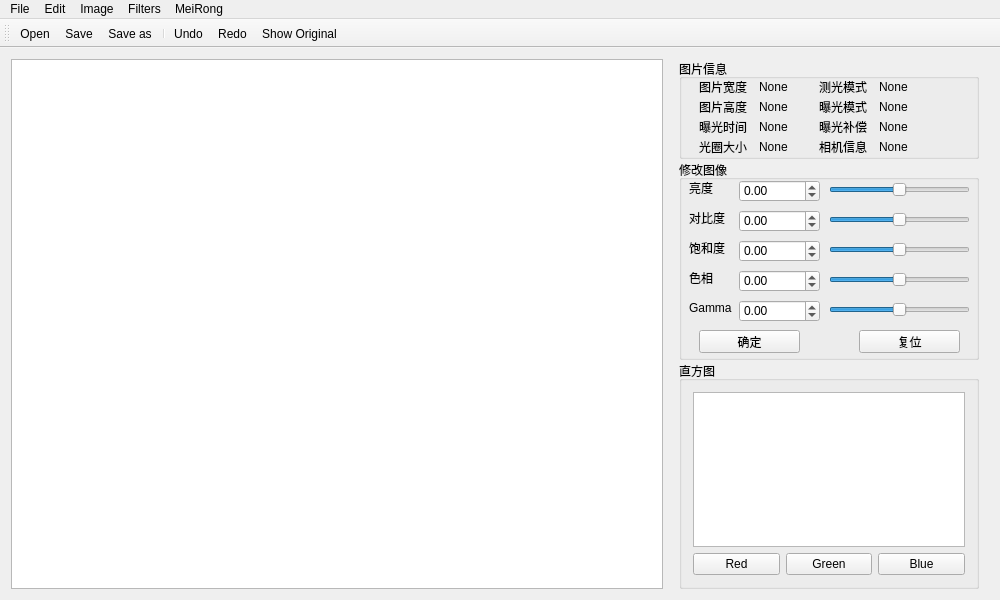
<?xml version="1.0" encoding="UTF-8"?>
<ui version="4.0">
 <class>MainWindow</class>
 <widget class="QMainWindow" name="MainWindow">
  <property name="geometry">
   <rect>
    <x>0</x>
    <y>0</y>
    <width>1000</width>
    <height>600</height>
   </rect>
  </property>
  <property name="minimumSize">
   <size>
    <width>1000</width>
    <height>600</height>
   </size>
  </property>
  <property name="contextMenuPolicy">
   <enum>Qt::ActionsContextMenu</enum>
  </property>
  <property name="windowTitle">
   <string>丑图秀秀 - Xiuxiu</string>
  </property>
  <property name="windowIcon">
   <iconset>
    <normalon>:/resource/png/mainwindow_title.png</normalon>
   </iconset>
  </property>
  <property name="autoFillBackground">
   <bool>true</bool>
  </property>
  <property name="styleSheet">
   <string notr="true"/>
  </property>
  <widget class="QWidget" name="centralWidget">
   <layout class="QHBoxLayout" name="horizontalLayout">
    <item>
     <widget class="xQGraphicsView" name="graphicsView">
      <property name="minimumSize">
       <size>
        <width>532</width>
        <height>503</height>
       </size>
      </property>
      <property name="styleSheet">
       <string notr="true"/>
      </property>
     </widget>
    </item>
    <item>
     <layout class="QVBoxLayout" name="verticalLayout">
      <property name="spacing">
       <number>1</number>
      </property>
      <property name="leftMargin">
       <number>10</number>
      </property>
      <property name="topMargin">
       <number>0</number>
      </property>
      <property name="rightMargin">
       <number>10</number>
      </property>
      <property name="bottomMargin">
       <number>0</number>
      </property>
      <item>
       <widget class="QGroupBox" name="groupBox_2">
        <property name="sizePolicy">
         <sizepolicy hsizetype="Fixed" vsizetype="Fixed">
          <horstretch>10</horstretch>
          <verstretch>20</verstretch>
         </sizepolicy>
        </property>
        <property name="minimumSize">
         <size>
          <width>300</width>
          <height>100</height>
         </size>
        </property>
        <property name="styleSheet">
         <string notr="true"/>
        </property>
        <property name="title">
         <string>图片信息</string>
        </property>
        <widget class="QLabel" name="label">
         <property name="geometry">
          <rect>
           <x>20</x>
           <y>60</y>
           <width>59</width>
           <height>16</height>
          </rect>
         </property>
         <property name="text">
          <string>曝光时间</string>
         </property>
        </widget>
        <widget class="QLabel" name="label_2">
         <property name="geometry">
          <rect>
           <x>20</x>
           <y>80</y>
           <width>59</width>
           <height>16</height>
          </rect>
         </property>
         <property name="text">
          <string>光圈大小</string>
         </property>
        </widget>
        <widget class="QLabel" name="label_3">
         <property name="geometry">
          <rect>
           <x>20</x>
           <y>40</y>
           <width>59</width>
           <height>16</height>
          </rect>
         </property>
         <property name="text">
          <string>图片高度</string>
         </property>
        </widget>
        <widget class="QLabel" name="label_4">
         <property name="geometry">
          <rect>
           <x>20</x>
           <y>20</y>
           <width>59</width>
           <height>16</height>
          </rect>
         </property>
         <property name="text">
          <string>图片宽度</string>
         </property>
        </widget>
        <widget class="QLabel" name="l1_1">
         <property name="geometry">
          <rect>
           <x>80</x>
           <y>20</y>
           <width>59</width>
           <height>16</height>
          </rect>
         </property>
         <property name="text">
          <string>None</string>
         </property>
        </widget>
        <widget class="QLabel" name="l1_2">
         <property name="geometry">
          <rect>
           <x>80</x>
           <y>40</y>
           <width>59</width>
           <height>16</height>
          </rect>
         </property>
         <property name="text">
          <string>None</string>
         </property>
        </widget>
        <widget class="QLabel" name="l1_3">
         <property name="geometry">
          <rect>
           <x>80</x>
           <y>60</y>
           <width>59</width>
           <height>16</height>
          </rect>
         </property>
         <property name="text">
          <string>None</string>
         </property>
        </widget>
        <widget class="QLabel" name="l1_4">
         <property name="geometry">
          <rect>
           <x>80</x>
           <y>80</y>
           <width>59</width>
           <height>16</height>
          </rect>
         </property>
         <property name="text">
          <string>None</string>
         </property>
        </widget>
        <widget class="QLabel" name="label_5">
         <property name="geometry">
          <rect>
           <x>140</x>
           <y>20</y>
           <width>59</width>
           <height>16</height>
          </rect>
         </property>
         <property name="text">
          <string>测光模式</string>
         </property>
        </widget>
        <widget class="QLabel" name="label_6">
         <property name="geometry">
          <rect>
           <x>140</x>
           <y>40</y>
           <width>59</width>
           <height>16</height>
          </rect>
         </property>
         <property name="text">
          <string>曝光模式</string>
         </property>
        </widget>
        <widget class="QLabel" name="label_7">
         <property name="geometry">
          <rect>
           <x>140</x>
           <y>60</y>
           <width>59</width>
           <height>16</height>
          </rect>
         </property>
         <property name="text">
          <string>曝光补偿</string>
         </property>
        </widget>
        <widget class="QLabel" name="label_8">
         <property name="geometry">
          <rect>
           <x>140</x>
           <y>80</y>
           <width>59</width>
           <height>16</height>
          </rect>
         </property>
         <property name="text">
          <string>相机信息</string>
         </property>
        </widget>
        <widget class="QLabel" name="l1_5">
         <property name="geometry">
          <rect>
           <x>200</x>
           <y>20</y>
           <width>91</width>
           <height>16</height>
          </rect>
         </property>
         <property name="text">
          <string>None</string>
         </property>
        </widget>
        <widget class="QLabel" name="l1_6">
         <property name="geometry">
          <rect>
           <x>200</x>
           <y>40</y>
           <width>59</width>
           <height>16</height>
          </rect>
         </property>
         <property name="text">
          <string>None</string>
         </property>
        </widget>
        <widget class="QLabel" name="l1_7">
         <property name="geometry">
          <rect>
           <x>200</x>
           <y>60</y>
           <width>59</width>
           <height>16</height>
          </rect>
         </property>
         <property name="text">
          <string>None</string>
         </property>
        </widget>
        <widget class="QLabel" name="l1_8">
         <property name="geometry">
          <rect>
           <x>200</x>
           <y>80</y>
           <width>91</width>
           <height>16</height>
          </rect>
         </property>
         <property name="text">
          <string>None</string>
         </property>
        </widget>
       </widget>
      </item>
      <item>
       <widget class="QGroupBox" name="groupBox_3">
        <property name="sizePolicy">
         <sizepolicy hsizetype="Fixed" vsizetype="Fixed">
          <horstretch>0</horstretch>
          <verstretch>0</verstretch>
         </sizepolicy>
        </property>
        <property name="minimumSize">
         <size>
          <width>300</width>
          <height>200</height>
         </size>
        </property>
        <property name="title">
         <string>修改图像</string>
        </property>
        <widget class="QSlider" name="hsBright">
         <property name="geometry">
          <rect>
           <x>150</x>
           <y>20</y>
           <width>141</width>
           <height>20</height>
          </rect>
         </property>
         <property name="minimum">
          <number>1</number>
         </property>
         <property name="maximum">
          <number>99</number>
         </property>
         <property name="value">
          <number>50</number>
         </property>
         <property name="sliderPosition">
          <number>50</number>
         </property>
         <property name="orientation">
          <enum>Qt::Horizontal</enum>
         </property>
        </widget>
        <widget class="QSlider" name="hsContrast">
         <property name="geometry">
          <rect>
           <x>150</x>
           <y>50</y>
           <width>141</width>
           <height>20</height>
          </rect>
         </property>
         <property name="minimum">
          <number>1</number>
         </property>
         <property name="maximum">
          <number>99</number>
         </property>
         <property name="value">
          <number>50</number>
         </property>
         <property name="orientation">
          <enum>Qt::Horizontal</enum>
         </property>
        </widget>
        <widget class="QSlider" name="hsSat">
         <property name="geometry">
          <rect>
           <x>150</x>
           <y>80</y>
           <width>141</width>
           <height>20</height>
          </rect>
         </property>
         <property name="minimum">
          <number>1</number>
         </property>
         <property name="maximum">
          <number>99</number>
         </property>
         <property name="value">
          <number>50</number>
         </property>
         <property name="orientation">
          <enum>Qt::Horizontal</enum>
         </property>
        </widget>
        <widget class="QSlider" name="hsHue">
         <property name="geometry">
          <rect>
           <x>150</x>
           <y>110</y>
           <width>141</width>
           <height>20</height>
          </rect>
         </property>
         <property name="minimum">
          <number>1</number>
         </property>
         <property name="maximum">
          <number>99</number>
         </property>
         <property name="value">
          <number>50</number>
         </property>
         <property name="orientation">
          <enum>Qt::Horizontal</enum>
         </property>
        </widget>
        <widget class="QSlider" name="hsGamma">
         <property name="geometry">
          <rect>
           <x>150</x>
           <y>140</y>
           <width>141</width>
           <height>20</height>
          </rect>
         </property>
         <property name="minimum">
          <number>1</number>
         </property>
         <property name="maximum">
          <number>99</number>
         </property>
         <property name="value">
          <number>50</number>
         </property>
         <property name="orientation">
          <enum>Qt::Horizontal</enum>
         </property>
        </widget>
        <widget class="QPushButton" name="pushButton">
         <property name="geometry">
          <rect>
           <x>20</x>
           <y>170</y>
           <width>101</width>
           <height>23</height>
          </rect>
         </property>
         <property name="text">
          <string>确定</string>
         </property>
        </widget>
        <widget class="QPushButton" name="pushButton_2">
         <property name="geometry">
          <rect>
           <x>180</x>
           <y>170</y>
           <width>101</width>
           <height>23</height>
          </rect>
         </property>
         <property name="text">
          <string>复位</string>
         </property>
        </widget>
        <widget class="QDoubleSpinBox" name="dsbBright">
         <property name="geometry">
          <rect>
           <x>60</x>
           <y>20</y>
           <width>81</width>
           <height>22</height>
          </rect>
         </property>
         <property name="minimum">
          <double>-0.990000000000000</double>
         </property>
         <property name="maximum">
          <double>0.990000000000000</double>
         </property>
         <property name="singleStep">
          <double>0.100000000000000</double>
         </property>
        </widget>
        <widget class="QDoubleSpinBox" name="dsbContrast">
         <property name="geometry">
          <rect>
           <x>60</x>
           <y>50</y>
           <width>81</width>
           <height>22</height>
          </rect>
         </property>
         <property name="minimum">
          <double>-0.990000000000000</double>
         </property>
         <property name="maximum">
          <double>0.990000000000000</double>
         </property>
         <property name="singleStep">
          <double>0.100000000000000</double>
         </property>
        </widget>
        <widget class="QDoubleSpinBox" name="dsbSat">
         <property name="geometry">
          <rect>
           <x>60</x>
           <y>80</y>
           <width>81</width>
           <height>22</height>
          </rect>
         </property>
         <property name="minimum">
          <double>-0.990000000000000</double>
         </property>
         <property name="maximum">
          <double>0.990000000000000</double>
         </property>
         <property name="singleStep">
          <double>0.100000000000000</double>
         </property>
        </widget>
        <widget class="QDoubleSpinBox" name="dsbHue">
         <property name="geometry">
          <rect>
           <x>60</x>
           <y>110</y>
           <width>81</width>
           <height>22</height>
          </rect>
         </property>
         <property name="minimum">
          <double>-0.990000000000000</double>
         </property>
         <property name="maximum">
          <double>0.990000000000000</double>
         </property>
         <property name="singleStep">
          <double>0.100000000000000</double>
         </property>
        </widget>
        <widget class="QDoubleSpinBox" name="dsbGamma">
         <property name="geometry">
          <rect>
           <x>60</x>
           <y>140</y>
           <width>81</width>
           <height>22</height>
          </rect>
         </property>
         <property name="minimum">
          <double>-0.990000000000000</double>
         </property>
         <property name="maximum">
          <double>0.990000000000000</double>
         </property>
         <property name="singleStep">
          <double>0.100000000000000</double>
         </property>
        </widget>
        <widget class="QLabel" name="label_9">
         <property name="geometry">
          <rect>
           <x>10</x>
           <y>20</y>
           <width>31</width>
           <height>16</height>
          </rect>
         </property>
         <property name="text">
          <string>亮度</string>
         </property>
        </widget>
        <widget class="QLabel" name="label_10">
         <property name="geometry">
          <rect>
           <x>10</x>
           <y>50</y>
           <width>41</width>
           <height>16</height>
          </rect>
         </property>
         <property name="text">
          <string>对比度</string>
         </property>
        </widget>
        <widget class="QLabel" name="label_11">
         <property name="geometry">
          <rect>
           <x>10</x>
           <y>80</y>
           <width>41</width>
           <height>16</height>
          </rect>
         </property>
         <property name="text">
          <string>饱和度</string>
         </property>
        </widget>
        <widget class="QLabel" name="label_12">
         <property name="geometry">
          <rect>
           <x>10</x>
           <y>110</y>
           <width>41</width>
           <height>16</height>
          </rect>
         </property>
         <property name="text">
          <string>色相</string>
         </property>
        </widget>
        <widget class="QLabel" name="label_13">
         <property name="geometry">
          <rect>
           <x>10</x>
           <y>140</y>
           <width>51</width>
           <height>16</height>
          </rect>
         </property>
         <property name="text">
          <string>Gamma</string>
         </property>
        </widget>
       </widget>
      </item>
      <item>
       <widget class="QGroupBox" name="groupBox">
        <property name="sizePolicy">
         <sizepolicy hsizetype="Fixed" vsizetype="Minimum">
          <horstretch>0</horstretch>
          <verstretch>0</verstretch>
         </sizepolicy>
        </property>
        <property name="minimumSize">
         <size>
          <width>300</width>
          <height>200</height>
         </size>
        </property>
        <property name="title">
         <string>直方图</string>
        </property>
        <layout class="QVBoxLayout" name="verticalLayout_2">
         <item>
          <widget class="QGraphicsView" name="hist">
           <property name="styleSheet">
            <string notr="true"/>
           </property>
          </widget>
         </item>
         <item>
          <layout class="QHBoxLayout" name="horizontalLayout_2">
           <item>
            <widget class="QPushButton" name="showred">
             <property name="text">
              <string>Red</string>
             </property>
            </widget>
           </item>
           <item>
            <widget class="QPushButton" name="showgreen">
             <property name="text">
              <string>Green</string>
             </property>
            </widget>
           </item>
           <item>
            <widget class="QPushButton" name="showblue">
             <property name="text">
              <string>Blue</string>
             </property>
            </widget>
           </item>
          </layout>
         </item>
        </layout>
       </widget>
      </item>
     </layout>
    </item>
   </layout>
  </widget>
  <widget class="QMenuBar" name="menuBar">
   <property name="geometry">
    <rect>
     <x>0</x>
     <y>0</y>
     <width>1000</width>
     <height>22</height>
    </rect>
   </property>
   <widget class="QMenu" name="menuFile">
    <property name="geometry">
     <rect>
      <x>347</x>
      <y>55</y>
      <width>154</width>
      <height>149</height>
     </rect>
    </property>
    <property name="mouseTracking">
     <bool>true</bool>
    </property>
    <property name="acceptDrops">
     <bool>false</bool>
    </property>
    <property name="autoFillBackground">
     <bool>true</bool>
    </property>
    <property name="title">
     <string>File</string>
    </property>
    <addaction name="open"/>
    <addaction name="save"/>
    <addaction name="save_as"/>
    <addaction name="separator"/>
    <addaction name="separator"/>
    <addaction name="quit"/>
   </widget>
   <widget class="QMenu" name="menuEdit">
    <property name="title">
     <string>Edit</string>
    </property>
    <addaction name="undo"/>
    <addaction name="redo"/>
    <addaction name="origin"/>
   </widget>
   <widget class="QMenu" name="menuFilters">
    <property name="title">
     <string>Filters</string>
    </property>
    <addaction name="pencil"/>
    <addaction name="crystal"/>
    <addaction name="ancient"/>
    <addaction name="gauss"/>
    <addaction name="edge"/>
    <addaction name="actionComics"/>
   </widget>
   <widget class="QMenu" name="menuMeiRong">
    <property name="title">
     <string>MeiRong</string>
    </property>
    <addaction name="facelift"/>
    <addaction name="whiten"/>
   </widget>
   <widget class="QMenu" name="menuImage">
    <property name="title">
     <string>Image</string>
    </property>
    <addaction name="fanzhuan"/>
    <addaction name="horizontalflip"/>
    <addaction name="xuanzhuan"/>
    <addaction name="counterclockwise"/>
    <addaction name="gray"/>
   </widget>
   <addaction name="menuFile"/>
   <addaction name="menuEdit"/>
   <addaction name="menuImage"/>
   <addaction name="menuFilters"/>
   <addaction name="menuMeiRong"/>
  </widget>
  <widget class="QToolBar" name="mainToolBar">
   <property name="autoFillBackground">
    <bool>false</bool>
   </property>
   <property name="styleSheet">
    <string notr="true"/>
   </property>
   <attribute name="toolBarArea">
    <enum>TopToolBarArea</enum>
   </attribute>
   <attribute name="toolBarBreak">
    <bool>false</bool>
   </attribute>
   <addaction name="open"/>
   <addaction name="save"/>
   <addaction name="save_as"/>
   <addaction name="separator"/>
   <addaction name="undo"/>
   <addaction name="redo"/>
   <addaction name="origin"/>
  </widget>
  <action name="open">
   <property name="icon">
    <iconset resource="resources.qrc">
     <normaloff>:/resource/png/open.png</normaloff>
     <normalon>:/resource/png/open.png</normalon>:/resource/png/open.png</iconset>
   </property>
   <property name="text">
    <string>Open</string>
   </property>
   <property name="toolTip">
    <string>Open an existing file</string>
   </property>
   <property name="shortcut">
    <string>Ctrl+O</string>
   </property>
  </action>
  <action name="save">
   <property name="icon">
    <iconset resource="resources.qrc">
     <normaloff>:/resource/png/save.png</normaloff>
     <normalon>:/resource/png/save.png</normalon>:/resource/png/save.png</iconset>
   </property>
   <property name="text">
    <string>Save</string>
   </property>
   <property name="toolTip">
    <string>Save into the original file</string>
   </property>
   <property name="shortcut">
    <string>Ctrl+S</string>
   </property>
  </action>
  <action name="close">
   <property name="icon">
    <iconset resource="resources.qrc">
     <normaloff>:/resource/png/close.png</normaloff>
     <normalon>:/resource/png/close.png</normalon>:/resource/png/close.png</iconset>
   </property>
   <property name="text">
    <string>Close</string>
   </property>
   <property name="toolTip">
    <string>Close the present file</string>
   </property>
   <property name="shortcut">
    <string>Ctrl+W</string>
   </property>
  </action>
  <action name="save_as">
   <property name="icon">
    <iconset resource="resources.qrc">
     <normaloff>:/resource/png/save_as.png</normaloff>:/resource/png/save_as.png</iconset>
   </property>
   <property name="text">
    <string>Save as</string>
   </property>
   <property name="toolTip">
    <string>Save as another file</string>
   </property>
   <property name="shortcut">
    <string>Ctrl+Shift+S</string>
   </property>
  </action>
  <action name="quit">
   <property name="text">
    <string>Quit</string>
   </property>
   <property name="toolTip">
    <string>Quit the program</string>
   </property>
  </action>
  <action name="facelift">
   <property name="text">
    <string>Face Lift</string>
   </property>
   <property name="toolTip">
    <string>Face Lift</string>
   </property>
  </action>
  <action name="whiten">
   <property name="text">
    <string>Whitening</string>
   </property>
   <property name="toolTip">
    <string>Whitening</string>
   </property>
  </action>
  <action name="pencil">
   <property name="text">
    <string>Pencil</string>
   </property>
   <property name="toolTip">
    <string>Pencilize</string>
   </property>
  </action>
  <action name="crystal">
   <property name="text">
    <string>Crystal Filter</string>
   </property>
   <property name="toolTip">
    <string>Crystalize</string>
   </property>
  </action>
  <action name="ancient">
   <property name="text">
    <string>Ancient</string>
   </property>
   <property name="toolTip">
    <string>Make you like Marks</string>
   </property>
  </action>
  <action name="gray">
   <property name="text">
    <string>Gray</string>
   </property>
   <property name="toolTip">
    <string>Gray</string>
   </property>
  </action>
  <action name="undo">
   <property name="icon">
    <iconset resource="resources.qrc">
     <normaloff>:/resource/png/undo.png</normaloff>:/resource/png/undo.png</iconset>
   </property>
   <property name="text">
    <string>Undo</string>
   </property>
   <property name="toolTip">
    <string>Undo the last operation</string>
   </property>
   <property name="shortcut">
    <string>Ctrl+Z</string>
   </property>
  </action>
  <action name="gauss">
   <property name="text">
    <string>Gauss</string>
   </property>
   <property name="toolTip">
    <string>Gauss</string>
   </property>
  </action>
  <action name="fanzhuan">
   <property name="text">
    <string>Verticle Flip</string>
   </property>
  </action>
  <action name="xuanzhuan">
   <property name="text">
    <string>Clockwise Turning</string>
   </property>
  </action>
  <action name="horizontalflip">
   <property name="text">
    <string>Horizontal Flip</string>
   </property>
  </action>
  <action name="counterclockwise">
   <property name="text">
    <string>Counterclockwise Turning</string>
   </property>
  </action>
  <action name="origin">
   <property name="icon">
    <iconset resource="resources.qrc">
     <normaloff>:/resource/png/showoriginal.png</normaloff>:/resource/png/showoriginal.png</iconset>
   </property>
   <property name="text">
    <string>Show Original</string>
   </property>
  </action>
  <action name="edge">
   <property name="text">
    <string>Edge</string>
   </property>
  </action>
  <action name="redo">
   <property name="icon">
    <iconset resource="resources.qrc">
     <normaloff>:/resource/png/redo.png</normaloff>:/resource/png/redo.png</iconset>
   </property>
   <property name="text">
    <string>Redo</string>
   </property>
   <property name="shortcut">
    <string>Ctrl+Y</string>
   </property>
  </action>
  <action name="ll">
   <property name="text">
    <string>ll</string>
   </property>
  </action>
  <action name="actionComics">
   <property name="text">
    <string>Comics</string>
   </property>
  </action>
 </widget>
 <layoutdefault spacing="6" margin="11"/>
 <customwidgets>
  <customwidget>
   <class>xQGraphicsView</class>
   <extends>QGraphicsView</extends>
   <header>xqgraphicsview.h</header>
  </customwidget>
 </customwidgets>
 <resources>
  <include location="resources.qrc"/>
 </resources>
 <connections/>
</ui>
